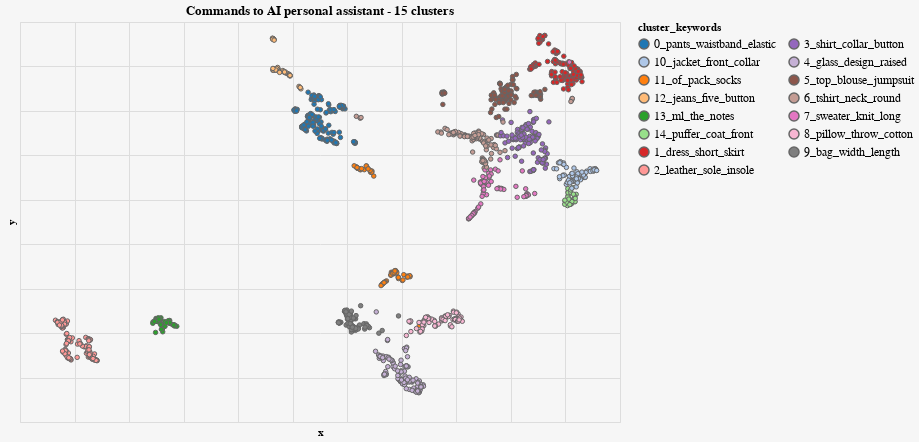

This figure's Vega-Lite source:
### Vega-Lite specification from a JSON file in a GitHub repository (floating-point values rounded to 4 significant figures; data arrays with more than 128 entries replaced by an {"elided": "..."} marker saying what was removed)
{"config": {"view": {"continuousWidth": 300, "continuousHeight": 300}, "background": "#F6f6f6", "range": {"category": {"scheme": "category20"}}}, "data": {"name": "data-68ebb9ac10e75cc52bcbbcf9f1da75dd"}, "mark": {"type": "circle", "opacity": 0.1, "size": 20, "stroke": "#666", "strokeWidth": 1}, "encoding": {"color": {"field": "cluster_keywords", "legend": {"columns": 2, "labelFontSize": 12, "orient": "right", "symbolLimit": 0}, "type": "nominal"}, "opacity": {"condition": {"param": "param_1", "value": 1}, "value": 0.2}, "tooltip": [{"field": "combined_text", "type": "nominal"}, {"field": "topic", "type": "quantitative"}, {"field": "cluster_keywords", "type": "nominal"}], "x": {"axis": {"domain": false, "labels": false, "ticks": false}, "field": "x", "scale": {"zero": false}, "type": "quantitative"}, "y": {"axis": {"domain": false, "labels": false, "ticks": false}, "field": "y", "scale": {"zero": false}, "type": "quantitative"}}, "height": 400, "params": [{"name": "param_1", "select": {"type": "point", "fields": ["cluster_keywords"]}, "bind": "legend"}], "title": "Commands to AI personal assistant - 15 clusters", "width": 600, "$schema": "https://vega.github.io/schema/vega-lite/v5.16.3.json", "datasets": {"data-68ebb9ac10e75cc52bcbbcf9f1da75dd": {"elided": "1467 records"}}}
